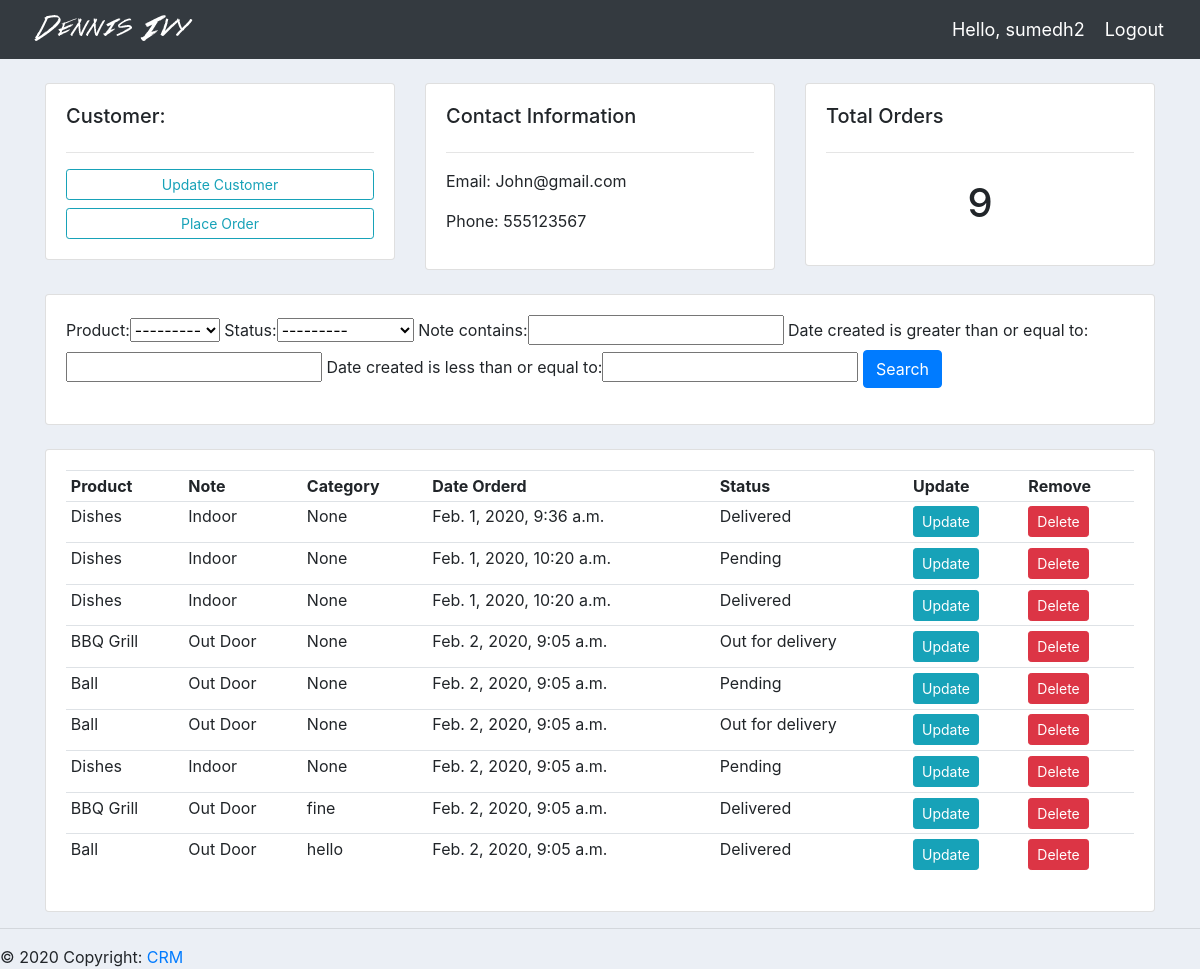
Page /customer/1/ (signed in) on the committed database.
### accounts/models.py (models this page shows, shortened)
class Customer(models.Model):
    user = models.OneToOneField(User, null=True , on_delete=models.CASCADE)
    name = models.CharField(max_length=200 , null = True)
    phone = models.CharField(max_length=200 ,  null = True)
    email = models.CharField(max_length=200 ,  null = True)
    profile_pic = models.ImageField(null=True , blank=True)
    date_created = models.DateTimeField(auto_now_add=True ,  null = True)

class Order(models.Model):
    STATUS = (
        ('Pending' , 'Pending'),
        ('Out for delivery' , 'out for delivery'),
        ('Delivered' , 'Delivered')
    )
    customer = models.ForeignKey(Customer ,null = True , on_delete= models.SET_NULL)
    product  = models.ForeignKey(Product , null = True , on_delete = models.SET_NULL)
    date_created = models.DateTimeField(auto_now_add=True , null = True)
    status = models.CharField(max_length=200 , null = True , choices=STATUS)
    note = models.CharField(max_length=1000 ,  null=True )

class Product(models.Model):
    CATEGORY = (
      ('Indoor' , 'Indoor'),
      ('Out Door' ,  'Out Door'),
    )
    name = models.CharField(max_length=200, null=True)
    price = models.FloatField(null=True)
    category  = models.CharField(max_length=200 , null =True , choices=CATEGORY)
    description = models.CharField(max_length=200 , null = True)
    date_created = models.DateTimeField(auto_now_add=True , null =True)
    tags = models.ManyToManyField(Tag)
    def __str__(self):
        return self.name

### accounts/views.py (the view)
# urls.py: path('customer/<str:pk_test>/' , views.customer , name='customer') ,
@login_required(login_url='login')
def customer(request , pk_test):
     customer = Customer.objects.get(id=pk_test)
     orders = customer.order_set.all()
     order_count = orders.count()
     myFilter = OrderFilter(request.GET , queryset=orders)
     orders = myFilter.qs
     context = {'customer' : customer , 'orders' : orders , 'order_count' : order_count , 'myFilter' : myFilter}
     return render(request , "accounts/customer.html", context )

### accounts/templates/accounts/customer.html (shortened to what this page needs)
{% extends 'accounts/main.html' %}
{% block content%}
<br>
<div class="row">
	<div class="col-md">
		<div class="card card-body">
			<h5>Customer:</h5>
			<hr>
			<a class="btn btn-outline-info  btn-sm btn-block" href="">Update Customer</a>
			<a class="btn btn-outline-info  btn-sm btn-block" href="{% url 'create_order' customer.id %}">Place Order</a>
		</div>
	</div>
	<div class="col-md">
		<div class="card card-body">
			<h5>Contact Information</h5>
			<hr>
			<p>Email: {{ customer.email }} </p>
			<p>Phone: {{ customer.phone }} </p>
		</div>
	</div>
	<div class="col-md">
		<div class="card card-body">
			<h5>Total Orders</h5>
			<hr>
			<h1 style="text-align: center;padding: 10px"> {{ order_count }} </h1>
		</div>
	</div>
</div>
<br>
<div class="row">
	<div class="col">
		<div class="card card-body">
			<form method="get">
				{{ myFilter.form }}
		    <button class="btn btn-primary" type="submit">Search</button>
		  </form>
		</div>
	</div>
</div>
<br>
<div class="row">
	<div class="col-md">
		<div class="card card-body">
			<table class="table table-sm">
				<tr>
					<th>Product</th>
					<th>Note</th>
					<th>Category</th>
					<th>Date Orderd</th>
					<th>Status</th>
					<th>Update</th>
					<th>Remove</th>
				</tr>
				{% for order in orders %}
					<tr>
						<td>{{  order.product }}</td>
						<td> {{ order.product.category }} </td>
						<td> {{ order.note }} </td>
						<td> {{ order.date_created }} </td>
						<td> {{ order.status }} </td>
						<td> <a class="btn btn-sm btn-info" href="{% url 'update_order' order.id %}"> Update </a> </td>
						<td> <a class="btn btn-sm btn-danger" href="{% url 'delete_order' order.id %}"> Delete </a> </td>
				{% endfor %}
			</table>
		</div>
	</div>
</div>
{% endblock %}

### accounts/templates/accounts/navbar.html (shortened to what this page needs)
{% load static %}
<nav class="navbar navbar-expand-lg navbar-dark bg-dark">
    <img src={% static 'images/logo.png' %}>
    <span class="hello-msg"> Hello, {{ request.user }} </span>
    <span> <a class="hello-msg" href="{% url 'logout' %}"> Logout </a> </span>
  </nav>

### static/css/main.css (style rules this page uses)
body { background-color: #ebeff5; }

### accounts/templates/accounts/navbar.html (style rules this page uses)
.hello-msg { font-size: 18px; color: #fff; margin-right: 20px; }

### rows in the picture
Customer: email "John@gmail.com", phone "555123567"
Order: product "Dishes", product.category "Indoor", note "None", date_created "Feb. 1, 2020, 9:36 a.m.", status "Delivered"
Order: product "Dishes", product.category "Indoor", note "None", date_created "Feb. 1, 2020, 10:20 a.m.", status "Pending"
Order: product "Dishes", product.category "Indoor", note "None", date_created "Feb. 1, 2020, 10:20 a.m.", status "Delivered"
Order: product "BBQ Grill", product.category "Out Door", note "None", date_created "Feb. 2, 2020, 9:05 a.m.", status "Out for delivery"
Order: product "Ball", product.category "Out Door", note "None", date_created "Feb. 2, 2020, 9:05 a.m.", status "Pending"
Order: product "Ball", product.category "Out Door", note "None", date_created "Feb. 2, 2020, 9:05 a.m.", status "Out for delivery"
Order: product "Dishes", product.category "Indoor", note "None", date_created "Feb. 2, 2020, 9:05 a.m.", status "Pending"
Order: product "BBQ Grill", product.category "Out Door", note "fine", date_created "Feb. 2, 2020, 9:05 a.m.", status "Delivered"
Order: product "Ball", product.category "Out Door", note "hello", date_created "Feb. 2, 2020, 9:05 a.m.", status "Delivered"

### other values in the picture
{{ request.user }} "sumedh2"
{{ order_count }} "9"
